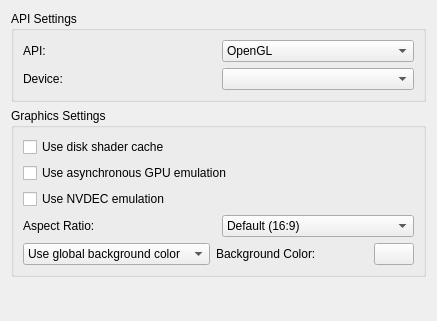
<?xml version="1.0" encoding="UTF-8"?>
<ui version="4.0">
 <class>ConfigureGraphics</class>
 <widget class="QWidget" name="ConfigureGraphics">
  <property name="geometry">
   <rect>
    <x>0</x>
    <y>0</y>
    <width>437</width>
    <height>321</height>
   </rect>
  </property>
  <property name="windowTitle">
   <string>Form</string>
  </property>
  <layout class="QVBoxLayout" name="verticalLayout_1">
   <item>
    <layout class="QVBoxLayout" name="verticalLayout_2">
     <item>
      <widget class="QGroupBox" name="groupBox_2">
       <property name="title">
        <string>API Settings</string>
       </property>
       <layout class="QVBoxLayout" name="verticalLayout_3">
        <item>
         <widget class="QWidget" name="api_layout" native="true">
          <layout class="QGridLayout" name="gridLayout">
           <property name="leftMargin">
            <number>0</number>
           </property>
           <property name="topMargin">
            <number>0</number>
           </property>
           <property name="rightMargin">
            <number>0</number>
           </property>
           <property name="bottomMargin">
            <number>0</number>
           </property>
           <property name="horizontalSpacing">
            <number>6</number>
           </property>
           <item row="0" column="0">
            <widget class="QLabel" name="api_label">
             <property name="text">
              <string>API:</string>
             </property>
            </widget>
           </item>
           <item row="0" column="1">
            <widget class="QComboBox" name="api">
             <item>
              <property name="text">
               <string notr="true">OpenGL</string>
              </property>
             </item>
             <item>
              <property name="text">
               <string notr="true">Vulkan</string>
              </property>
             </item>
             <item>
              <property name="text">
               <string notr="true">Metal</string>
              </property>
             </item>
            </widget>
           </item>
           <item row="1" column="0">
            <widget class="QLabel" name="device_label">
             <property name="text">
              <string>Device:</string>
             </property>
            </widget>
           </item>
           <item row="1" column="1">
            <widget class="QComboBox" name="device"/>
           </item>
          </layout>
         </widget>
        </item>
       </layout>
      </widget>
     </item>
     <item>
      <widget class="QGroupBox" name="groupBox">
       <property name="title">
        <string>Graphics Settings</string>
       </property>
       <layout class="QVBoxLayout" name="verticalLayout_4">
        <item>
         <widget class="QCheckBox" name="use_disk_shader_cache">
          <property name="text">
           <string>Use disk shader cache</string>
          </property>
         </widget>
        </item>
        <item>
         <widget class="QCheckBox" name="use_asynchronous_gpu_emulation">
          <property name="text">
           <string>Use asynchronous GPU emulation</string>
          </property>
         </widget>
        </item>
        <item>
         <widget class="QCheckBox" name="use_nvdec_emulation">
          <property name="text">
           <string>Use NVDEC emulation</string>
          </property>
         </widget>
        </item>
        <item>
         <widget class="QWidget" name="aspect_ratio_layout" native="true">
          <layout class="QHBoxLayout" name="horizontalLayout_6">
           <property name="leftMargin">
            <number>0</number>
           </property>
           <property name="topMargin">
            <number>0</number>
           </property>
           <property name="rightMargin">
            <number>0</number>
           </property>
           <property name="bottomMargin">
            <number>0</number>
           </property>
           <item>
            <widget class="QLabel" name="ar_label">
             <property name="text">
              <string>Aspect Ratio:</string>
             </property>
            </widget>
           </item>
           <item>
            <widget class="QComboBox" name="aspect_ratio_combobox">
             <item>
              <property name="text">
               <string>Default (16:9)</string>
              </property>
             </item>
             <item>
              <property name="text">
               <string>Force 4:3</string>
              </property>
             </item>
             <item>
              <property name="text">
               <string>Force 21:9</string>
              </property>
             </item>
             <item>
              <property name="text">
               <string>Stretch to Window</string>
              </property>
             </item>
            </widget>
           </item>
          </layout>
         </widget>
        </item>
        <item>
         <widget class="QWidget" name="bg_layout" native="true">
          <property name="sizePolicy">
           <sizepolicy hsizetype="Preferred" vsizetype="Preferred">
            <horstretch>0</horstretch>
            <verstretch>0</verstretch>
           </sizepolicy>
          </property>
          <layout class="QHBoxLayout" name="horizontalLayout_3">
           <property name="spacing">
            <number>6</number>
           </property>
           <property name="leftMargin">
            <number>0</number>
           </property>
           <property name="topMargin">
            <number>0</number>
           </property>
           <property name="rightMargin">
            <number>0</number>
           </property>
           <property name="bottomMargin">
            <number>0</number>
           </property>
           <item>
            <widget class="QComboBox" name="bg_combobox">
             <property name="currentText">
              <string>Use global background color</string>
             </property>
             <property name="currentIndex">
              <number>0</number>
             </property>
             <property name="maxVisibleItems">
              <number>10</number>
             </property>
             <item>
              <property name="text">
               <string>Use global background color</string>
              </property>
             </item>
             <item>
              <property name="text">
               <string>Set background color:</string>
              </property>
             </item>
            </widget>
           </item>
           <item>
            <widget class="QLabel" name="bg_label">
             <property name="text">
              <string>Background Color:</string>
             </property>
            </widget>
           </item>
           <item>
            <spacer name="horizontalSpacer">
             <property name="orientation">
              <enum>Qt::Horizontal</enum>
             </property>
             <property name="sizeHint" stdset="0">
              <size>
               <width>40</width>
               <height>20</height>
              </size>
             </property>
            </spacer>
           </item>
           <item>
            <widget class="QPushButton" name="bg_button">
             <property name="maximumSize">
              <size>
               <width>40</width>
               <height>16777215</height>
              </size>
             </property>
            </widget>
           </item>
          </layout>
         </widget>
        </item>
       </layout>
      </widget>
     </item>
    </layout>
   </item>
   <item>
    <spacer name="verticalSpacer">
     <property name="orientation">
      <enum>Qt::Vertical</enum>
     </property>
     <property name="sizeHint" stdset="0">
      <size>
       <width>20</width>
       <height>40</height>
      </size>
     </property>
    </spacer>
   </item>
  </layout>
 </widget>
 <resources/>
 <connections/>
</ui>
